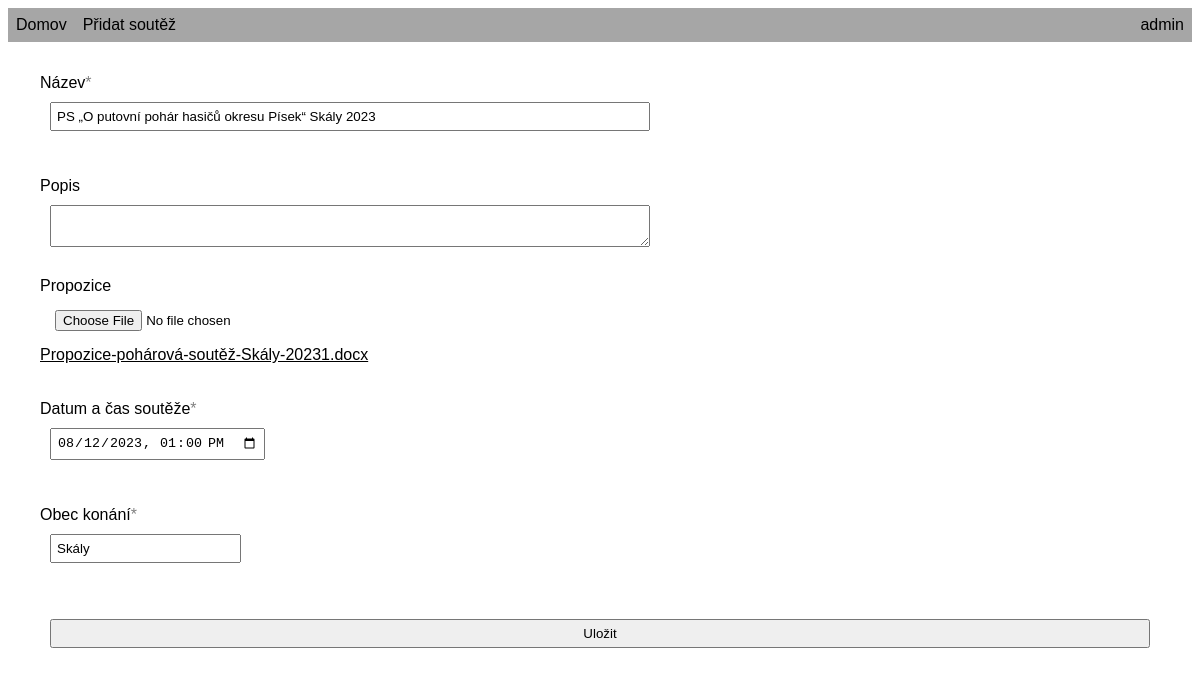
/add_competition.php?id=3 (signed in), run on the app's committed database.
### tables this page shows
CREATE TABLE "competition" (id INTEGER PRIMARY KEY AUTOINCREMENT UNIQUE NOT NULL, id_user INTEGER NOT NULL REFERENCES user (id), date_created DATETIME DEFAULT (CURRENT_TIMESTAMP) NOT NULL, title TEXT NOT NULL, description TEXT, proposition VARCHAR UNIQUE, date_event TIMEDATE NOT NULL, town VARCHAR NOT NULL, id_results INTEGER REFERENCES results (id) UNIQUE);

### add_competition.php (the view, shortened to what this page needs)
<?php
    $db = new PDO("sqlite:" . __DIR__ . "/database.db");
    $comp_form = [
        "id" => "",
        "title" => "",
        "description" => "",
        "proposition" => "",
        "date_event" => "",
        "town" => ""
    ];
    if(isset($_GET["id"])){
        $comp = $db->prepare("SELECT * FROM competition WHERE id = ?");
        $comp->execute([$_GET["id"]]);
        $competition = $comp->fetch();
        if($competition["id_user"] == $_SESSION["user"]["id"]){
            $comp_form = [
                "id" => $competition["id"],
                "title" => $competition["title"],
                "description" => $competition["description"],
                "proposition" => $competition["proposition"],
                "date_event" => $competition["date_event"],
                "town" => $competition["town"]
            ];
        }
        else{
            header("Location: competition?id=$_GET[id]");
        }
    }
    $error = array();
?>
<!DOCTYPE html>
<html lang="en">
<head>
    <link rel="stylesheet" href="zwa/static/style.css">
</head>
<body>
<?php include_once("header.php"); ?>
    <main class="add-comp">
        <form action="<?php echo isset($_GET["id"])?"add_competition?id=$_GET[id]":"add_competition" ?>" method="post" class="login-box" id="add_comp_form" enctype='multipart/form-data'>
            <div>
                <label for="comp_title">Název<span class="tooltip">*<span class="tooltiptext">Povinné pole</span></span></label>
                <input type="text" name="title" id="comp_title" required value="<?php echo htmlspecialchars($comp_form["title"])?>">
                <p id="comp_title_error"><?php echo isset($error["title"])?$error["title"]:""?></p>
            </div>
            <div>
                <label for="comp_description">Popis</label>
                <textarea name="description" id="comp_description"><?php echo htmlspecialchars($comp_form["description"])?></textarea>
            </div>
            <div>
                <label for="comp_proposition">Propozice</label>
                <input type="file" name="proposition" id="comp_proposition">
                <?php echo isset($comp_form["id"])?"<a target='_blank' href='zwa/uploads/$comp_form[id]/$comp_form[proposition]'>".htmlspecialchars($comp_form["proposition"])."</a>":""; ?>
                <p id="comp_proposition_error"><?php echo isset($error["proposition"])?$error["proposition"]:""?></p>
            </div>
            <div>
                <label for="comp_date_event">Datum a čas soutěže<span class="tooltip">*<span class="tooltiptext">Povinné pole</span></span></label>
                <input type="datetime-local" name="date_event" id="comp_date_event" required value="<?php echo htmlspecialchars($comp_form["date_event"])?>">
                <p id="comp_date_event_error"><?php echo isset($error["date_event"])?$error["date_event"]:""?></p>
            </div>
            <div>
                <label for="comp_town">Obec konání<span class="tooltip">*<span class="tooltiptext">Povinné pole</span></span></label>
                <input type="text" name="town" id="comp_town" required value="<?php echo htmlspecialchars($comp_form["town"])?>">
                <p id="comp_town_error"><?php echo isset($error["town"])?$error["town"]:""?></p>
            </div>
            <input type="submit" value="Uložit">
        </form>
    </main>
</body>
</html>

### static/style.css (style rules this page uses)
body { font-family: 'Helvetica', 'Arial', sans-serif; }
main { display: block; }
a { text-decoration: none; color: black; }
.login-box { display: flex; flex-direction: column; justify-content: center; border: solid 2px black; padding: 1em; width: 35vw; max-width: 23em; }
.login-box input { width: 100%; padding: 5px; margin: 0; box-sizing: border-box; }
.login-box textarea { padding: 5px; margin: 10px; box-sizing: border-box; width: 50vw; min-width: 20em; }
.login-box a { text-decoration: underline; float: right; }
.add-comp .login-box a { float: none; display: block; }
.login-box p, .error-text { color: red; margin: 0 0 .5em; font-size: .9em; height: .9em; }
.login-box label { display: block; }
.tooltip { position: relative; display: inline-block; color: gray; }
main.add-comp { display: flex; padding: 1em 1em; }
.add-comp .login-box > div { margin-bottom: 1em; }
.add-comp .login-box { min-width: 50vw; border: none; }
textarea { font-family: 'Helvetica', 'Arial', sans-serif; }
.add-comp .login-box { width: 100%; max-width: none; }
.add-comp .login-box input { width: auto; margin: 10px; }
.add-comp .login-box input[name=title] { width: 50vw; min-width: 20em; }

### data on the page
competition: title "PS „O putovní pohár hasičů okresu Písek“ Skály 2023", proposition "Propozice-pohárová-soutěž-Skály-20231.docx", date_event "08/12/2023 13:00", town "Skály"

### other printed values
$_SESSION['user']['username'] "admin"
